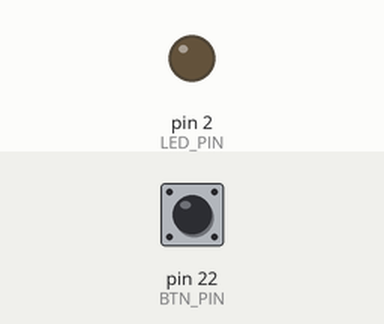
This sketch was run on a simulated Arduino Mega 2560, built with avr-gcc and run on an emulated ATmega2560. On the bench: output pins drawn as LEDs (lit = HIGH). Inputs (shaded band) come from the test bench; at power-on: pin 22 (BTN_PIN) HIGH.

Above: at 1.2 s.
1.3 s: pin 22 (BTN_PIN) pulled LOW for 0.15 s
At 1.37 s:
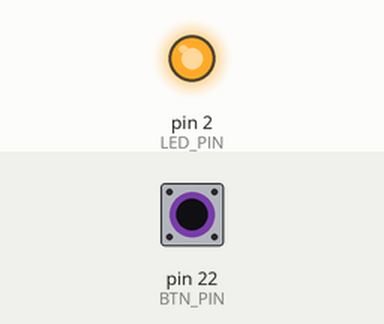
2.9 s: pin 22 (BTN_PIN) pulled LOW for 3.2 s
At 7.0 s:
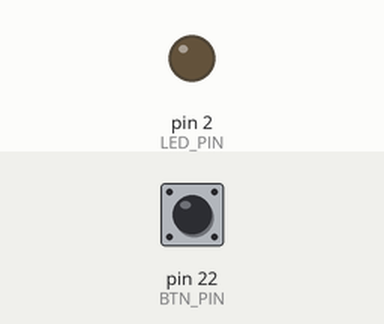
Timing chart, 0 to 8.5 s (numbered marks = the images above; inputs shaded):
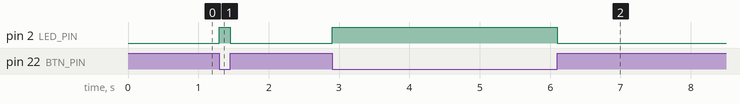

Measured:
- after the input at 1.3 s, pin 2 (LED_PIN): LOW → HIGH at once, → LOW 0.15 s later
- after the input at 2.9 s, pin 2 (LED_PIN): LOW → HIGH at once, → LOW 3.2 s later

The sketch:

Button.ino
```cpp
//**************************************************************//
//  Name    : Button
//  Author  : Jose Luis Figueroa
//  Date    : 16 Feb, 2021
//  Board   : Arduino
//  Version : 1.0
//  Notes   : Button example
//**************************************************************//
//Pins
uint8_t BTN_PIN = 22;
uint8_t LED_PIN = 2;


void setup()
{
    //Set up button pin as input. It is not necessary as Arduino
    //set up all the pins as input by defaul.
    pinMode(BTN_PIN, INPUT);
    pinMode(LED_PIN, OUTPUT);
}

void loop()
{
    //Pull-up logic (Reverse logic with button)
    if(digitalRead(BTN_PIN) == LOW)
    {
        digitalWrite(LED_PIN, HIGH);
    }else
    {
        digitalWrite(LED_PIN, LOW);
    }

}
```
